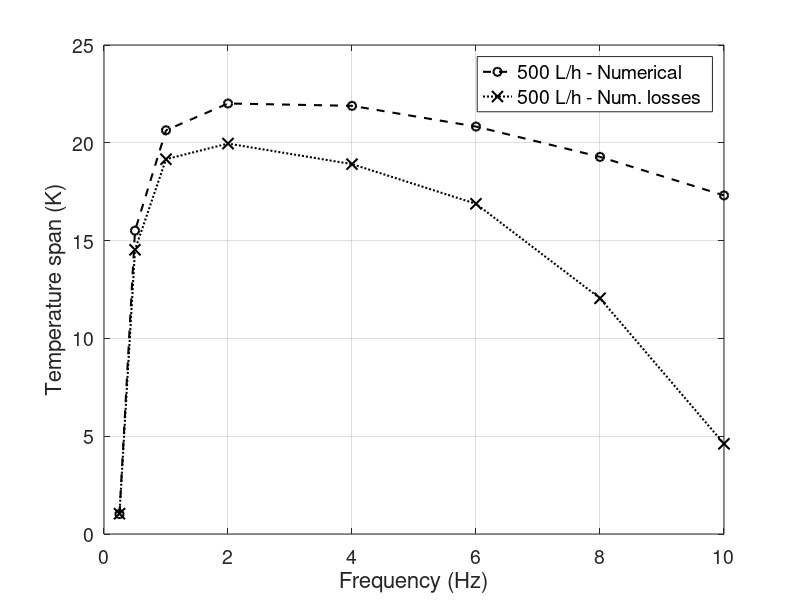
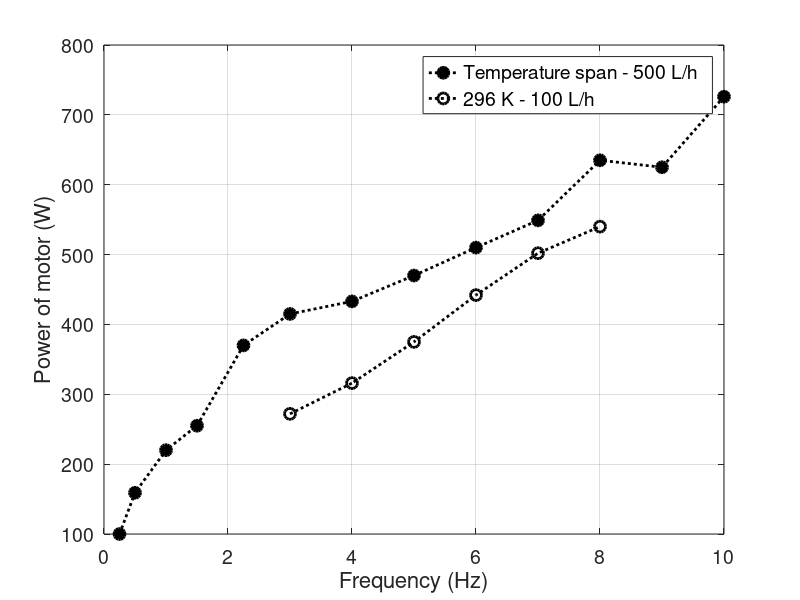
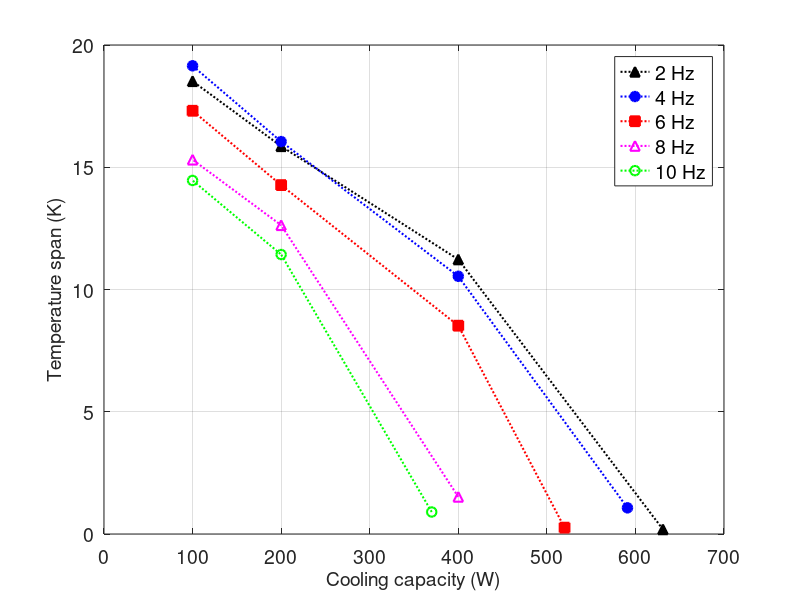
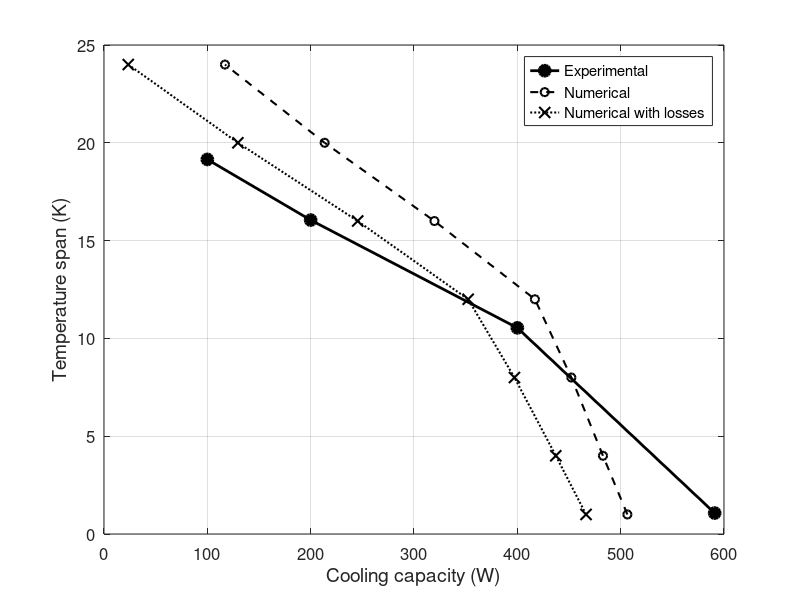

The MATLAB script that drew these images, in order:
close all 
clear

%% Temperature span vs. frequency

fexp = [0.25	0.5	1	1.5	2.25	3	4	5	6	7	8	9 10];
dTexp = [2.42	9.84	15.78	17.52	18.9	18.74	18.34	17.69	16.76	15.93	14.97	13.5 12.09];
fexp_400 = [0.25 0.5 1 1.5 2.25 3 4];
dTexp_400 = [3.92 11.69 15.4 16.81 17.4 16.8 15.77];
fexp_200 = [0.25 0.5 1 1.5];
dTexp_200 = [4.28 7.83 8.59 4.99];
fnoloss = [0.25	0.5	1 2 4 6 8 10];
dTnoloss = [1.02 15.51 20.64 22.01 21.89 20.83 19.28 17.31];
floss = [0.25 0.5 1 2 4 6 8 10];
dTloss = [1.04 14.53 19.16 19.96 18.91 16.88 12.05 4.61];

% Qnorm=667.75751;
% Qc400=Qc400/Qnorm;
% Qc600=Qc600/Qnorm;
% Qc800=Qc800/Qnorm;
% plot results

figure1 = figure('PaperSize',[20.98 29.68]);
axes('Parent',figure1,'FontSize',14);
%ylim([0 1.05]);
box('on');
grid('on');
hold('all');
%plot(fexp,dTexp,':ko','Linewidth',2','MarkerFaceColor','k','MarkerSize',8)
%plot(fexp_400,dTexp_400,':b^','Linewidth',2','MarkerFaceColor','b','MarkerSize',8)
%plot(fexp_200,dTexp_200,':rs','Linewidth',2','MarkerFaceColor','r','MarkerSize',8)
plot(fnoloss,dTnoloss,'--ko','Linewidth',1.5','MarkerSize',6)
plot(floss,dTloss,':kx','Linewidth',1.5','MarkerFaceColor','k','MarkerSize',8)
ylabel('Temperature span (K)','FontSize',16);
xlabel('Frequency (Hz)','FontSize',16);
h = legend('500 L/h - Numerical','500 L/h - Num. losses','400 L/h','200 L/h','Numerical','Numerical with losses');
set(h,'Fontsize',14)
print('-depsc','fig_dT_vs_f.eps');

%% Power of motor with big pulley

freq_motor_296 = [3 4 5 6 7 8];
Power_motor_296 = [272 316 375 442 502 540];
freq_motor_dT = [0.25	0.5	1	1.5	2.25	3	4	5	6	7	8	9	10];
Power_motor_dT = [100	159	220	255	370	415	433	470	510	549	635	625	726]

figure1 = figure('PaperSize',[20.98 29.68]);
axes('Parent',figure1,'FontSize',14);
%xlim([2 9]);
box('on');
grid('on');
hold('all');
plot(freq_motor_dT,Power_motor_dT,':ko','Linewidth',2','MarkerFaceColor','k','MarkerSize',8)
plot(freq_motor_296,Power_motor_296,':ko','Linewidth',2','MarkerSize',8)
xlabel('Frequency (Hz)','FontSize',16);
ylabel('Power of motor (W)','FontSize',16);
h = legend('Temperature span - 500 L/h','296 K - 100 L/h');
set(h,'Fontsize',14)
print('-depsc','fig_Wmotor_vs_f.eps');


%% Temperature as a function of Cooling capacity for different frequencies

Q_2 = [631	400	200	100]; 
dT_2 = [0.19	11.23	15.86	18.52];
Q_4 = [591	400	200	100];
dT_4 = [1.07	10.54	16.05	19.15];
Q_6 = [520	400	200	100];
dT_6 = [0.26	8.52	14.27	17.31];
Q_8 = [400	200	100];
dT_8 = [1.52	12.63	15.31]; 
Q_10 = [370	200	100];
dT_10 = [0.9	11.43	14.46];

Q_2n = [527.30 497.56 455.23 400.80 283.16 155.97 38.20]; 
dT_2n = [1 4 8 12 16 20 24];
Q_4n = [466.49 437.24 397.22 352.39 245.52 129.63 23.50];
dT_4n = [1 4 8 12 16 20 24];
Q_6n = [395.10 365.04 325.02 286.53 190.15 85.10 -10.95];
dT_6n = [1 4 8 12 16 20 24];
Q_8n = [320.03 288.93 248.38 215.27 130.20 36.32 -49.86];
dT_8n = [1 4 8 12 16 20 24]; 
Q_10n = [245.56 213.50 172.28 143.60 70.11 -12.38 -89.23];
dT_10n = [1 4 8 12 16 20 24];

% Qnorm=667.75751;
% Qc400=Qc400/Qnorm;
% Qc600=Qc600/Qnorm;
% Qc800=Qc800/Qnorm;
figure1 = figure('PaperSize',[20.98 29.68]);
axes('Parent',figure1,'FontSize',14);
xlim([0 700])
ylim([0 20]);
box('on');
grid('on');
hold('all');
plot(Q_2,dT_2,':k^','Linewidth',1.5','MarkerFaceColor','k','MarkerSize',7)
plot(Q_4,dT_4,':bo','Linewidth',1.5','MarkerFaceColor','b','MarkerSize',7)
plot(Q_6,dT_6,':rs','Linewidth',1.5','MarkerFaceColor','r','MarkerSize',7)
plot(Q_8,dT_8,':m^','Linewidth',1.5','MarkerSize',7)
plot(Q_10,dT_10,':go','Linewidth',1.5','MarkerSize',7)

% plot(Q_2n,dT_2n,'--r^','Linewidth',1.5','MarkerFaceColor','r','MarkerSize',8)
% plot(Q_4n,dT_4n,'--go','Linewidth',1.5','MarkerFaceColor','g','MarkerSize',8)
% plot(Q_6n,dT_6n,'--cs','Linewidth',1.5','MarkerFaceColor','c','MarkerSize',8)
% plot(Q_8n,dT_8n,'--k*','Linewidth',1.5','MarkerFaceColor','k','MarkerSize',8)
% plot(Q_10n,dT_10n,'--bx','Linewidth',1.5','MarkerFaceColor','b','MarkerSize',8)

% plot(fnoloss,dTnoloss,':k','Linewidth',1.5','MarkerFaceColor','k','MarkerSize',8)
% plot(floss,dTloss,'--k','Linewidth',2','MarkerFaceColor','k','MarkerSize',8)
ylabel('Temperature span (K)','FontSize',14);
xlabel('Cooling capacity (W)','FontSize',14);
h = legend('2 Hz','4 Hz','6 Hz','8 Hz','10 Hz');
set(h,'Fontsize',14)
print('-depsc','fig_dT_vs_Q.eps');



%% Comparison between experiment and numerical results

Q_2 = [631	400	200	100]; 
dT_2 = [0.19	11.23	15.86	18.52];
Q_4 = [591	400	200	100];
dT_4 = [1.07	10.54	16.05	19.15];
Q_6 = [520	400	200	100];
dT_6 = [0.26	8.52	14.27	17.31];
Q_8 = [400	200	100];
dT_8 = [1.52	12.63	15.31]; 
Q_10 = [370	200	100];
dT_10 = [0.9	11.43	14.46];

Q_2n = [527.30 497.56 455.23 400.80 283.16 155.97 38.20]; 
dT_2n = [1 4 8 12 16 20 24];
Q_4n = [466.49 437.24 397.22 352.39 245.52 129.63 23.50];
dT_4n = [1 4 8 12 16 20 24];
Q_6n = [395.10 365.04 325.02 286.53 190.15 85.10 -10.95];
dT_6n = [1 4 8 12 16 20 24];
Q_8n = [320.03 288.93 248.38 215.27 130.20 36.32 -49.86];
dT_8n = [1 4 8 12 16 20 24]; 
Q_10n = [245.56 213.50 172.28 143.60 70.11 -12.38 -89.23];
dT_10n = [1 4 8 12 16 20 24];

Q_2nnl = [547.30 523.19 490.26 445.43 337.42 219.88 111.78];
dT_2nnl = [1 4 8 12 16 20 24];
Q_4nnl = [506.49 482.87 452.26 417.01 319.78 213.54 117.07];
dT_4nnl = [1 4 8 12 16 20 24];
Q_10nnl = [345.56 319.13 287.31 268.22 204.37 131.54 64.35];
dT_10nnl = [1 4 8 12 16 20 24]; 

figure3 = figure('PaperSize',[20.98 29.68]);
axes('Parent',figure3,'FontSize',12);
xlim([0 600])
%ylim([0 20]);
box('on');
grid('on');
hold('all');

plot(Q_4,dT_4,'-ko','Linewidth',2','MarkerFaceColor','k','MarkerSize',8)
plot(Q_4nnl,dT_4nnl,'--ko','Linewidth',1.5','MarkerSize',6)
plot(Q_4n,dT_4n,':kx','Linewidth',1.5','MarkerFaceColor','k','MarkerSize',8)

ylabel('Temperature span (K)','FontSize',14);
xlabel('Cooling capacity (W)','FontSize',14);
h = legend('Experimental','Numerical','Numerical with losses');
print('-depsc','fig_dT_vs_Q_4Hz.eps');

% Create figure
figure3 = figure('PaperSize',[20.98 29.68]);
% Create axes
axes('Parent',figure3,'FontSize',12);
% Uncomment the following line to preserve the Y-limits of the axes
xlim([0 600])
%ylim([0 20]);
box('on');
grid('on');
hold('all');


figure4 = figure('PaperSize',[20.98 29.68]);
axes('Parent',figure4,'FontSize',12);
xlim([0 400])
%ylim([0 20]);
box('on');
grid('on');
hold('all');

plot(Q_10,dT_10,'-ko','Linewidth',2','MarkerFaceColor','k','MarkerSize',8)
plot(Q_10nnl,dT_10nnl,'--ko','Linewidth',1.5','MarkerSize',6)
plot(Q_10n,dT_10n,':kx','Linewidth',1.5','MarkerFaceColor','k','MarkerSize',8)

% plot(Q_10,dT_10,'-ko','Linewidth',2','MarkerFaceColor','k','MarkerSize',8)
% plot(Q_10nnl,dT_10nnl,':','Linewidth',1.5')
% plot(Q_10n,dT_10n,'--','Linewidth',2')

ylabel('Temperature span (K)','FontSize',14);
xlabel('Cooling capacity (W)','FontSize',14);
h = legend('Experimental','Numerical','Numerical with losses');
print('-depsc','fig_dT_vs_Q_10Hz.eps');

figure5 = figure('PaperSize',[20.98 29.68]);
axes('Parent',figure5,'FontSize',12);
xlim([0 700])
%ylim([0 20]);
box('on');
grid('on');
hold('all');

plot(Q_2,dT_2,'-ko','Linewidth',2','MarkerFaceColor','k','MarkerSize',8)
plot(Q_2nnl,dT_2nnl,'--ko','Linewidth',1.5','MarkerSize',6)
plot(Q_2n,dT_2n,':kx','Linewidth',1.5','MarkerFaceColor','k','MarkerSize',8)

% plot(Q_2,dT_2,'-ko','Linewidth',2','MarkerFaceColor','k','MarkerSize',8)
% plot(Q_2nnl,dT_2nnl,':','Linewidth',1.5')
% plot(Q_2n,dT_2n,'--','Linewidth',2')

ylabel('Temperature span (K)','FontSize',14);
xlabel('Cooling capacity (W)','FontSize',14);
h = legend('Experimental','Numerical','Numerical with losses');
print('-depsc','fig_dT_vs_Q_2Hz.eps');


%% Maximum cooling capacity as a function of frequency at Tch = 20C

f = [2	4	6	8	10];   
Qmax = [635	613	524	427	385];
fnoloss = [0.5	1 2 4 6 8 10];
Qmaxnoloss = [566 568 555 514 463 408 354];
floss = [0.5 1 2 4 6 8 10];
Qmaxloss = [563 560 538 476 405 330 256];

% Create figure
figure6 = figure('PaperSize',[20.98 29.68]);

% Create axes
axes('Parent',figure6,'FontSize',12);
%ylim([0 1.05]);
box('on');
grid('on');
hold('all');

% Create plot
plot(f,Qmax,'-ko','Linewidth',2','MarkerFaceColor','k','MarkerSize',8)
plot(fnoloss,Qmaxnoloss,'--ko','Linewidth',1.5','MarkerSize',6)
plot(floss,Qmaxloss,':kx','Linewidth',1.5','MarkerFaceColor','k','MarkerSize',8)
% Create xlabel
ylabel('Cooling capacity (W)','FontSize',14);
% Create ylabel
xlabel('Operating frequency (Hz)','FontSize',14);
h = legend('Experimental','Numerical','Numerical with losses');
print('-depsc','fig_Qmax_vs_f.eps');